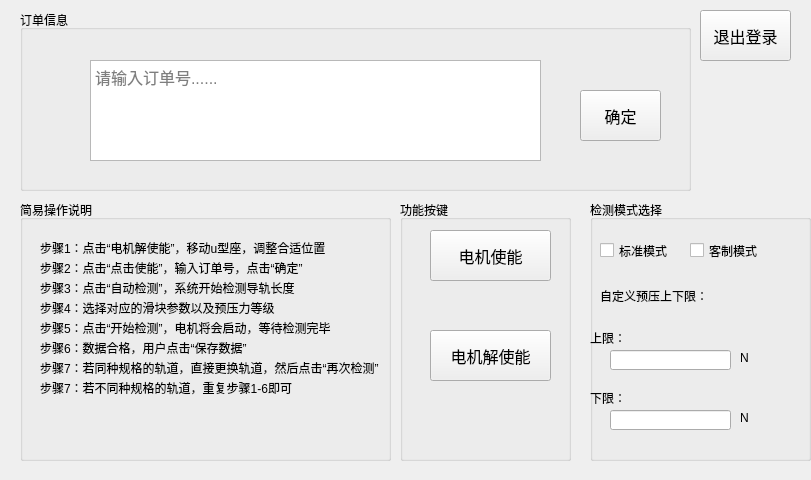
<?xml version="1.0" encoding="UTF-8"?>
<ui version="4.0">
 <class>Form</class>
 <widget class="QWidget" name="Form">
  <property name="geometry">
   <rect>
    <x>0</x>
    <y>0</y>
    <width>811</width>
    <height>480</height>
   </rect>
  </property>
  <property name="windowTitle">
   <string>订单输入界面</string>
  </property>
  <widget class="QPushButton" name="BackToLogButton">
   <property name="geometry">
    <rect>
     <x>700</x>
     <y>10</y>
     <width>91</width>
     <height>51</height>
    </rect>
   </property>
   <property name="font">
    <font>
     <pointsize>12</pointsize>
    </font>
   </property>
   <property name="cursor">
    <cursorShape>ArrowCursor</cursorShape>
   </property>
   <property name="acceptDrops">
    <bool>false</bool>
   </property>
   <property name="autoFillBackground">
    <bool>false</bool>
   </property>
   <property name="styleSheet">
    <string notr="true"/>
   </property>
   <property name="text">
    <string>退出登录</string>
   </property>
  </widget>
  <widget class="QGroupBox" name="groupBox">
   <property name="geometry">
    <rect>
     <x>20</x>
     <y>10</y>
     <width>671</width>
     <height>181</height>
    </rect>
   </property>
   <property name="title">
    <string>订单信息</string>
   </property>
   <widget class="QTextEdit" name="TexiExitDingDan">
    <property name="geometry">
     <rect>
      <x>70</x>
      <y>50</y>
      <width>451</width>
      <height>101</height>
     </rect>
    </property>
    <property name="font">
     <font>
      <pointsize>12</pointsize>
     </font>
    </property>
    <property name="documentTitle">
     <string/>
    </property>
    <property name="placeholderText">
     <string>请输入订单号......</string>
    </property>
   </widget>
   <widget class="QPushButton" name="ButtonDingDan">
    <property name="geometry">
     <rect>
      <x>560</x>
      <y>80</y>
      <width>81</width>
      <height>51</height>
     </rect>
    </property>
    <property name="font">
     <font>
      <pointsize>12</pointsize>
     </font>
    </property>
    <property name="text">
     <string>确定</string>
    </property>
   </widget>
  </widget>
  <widget class="QGroupBox" name="groupBox_2">
   <property name="geometry">
    <rect>
     <x>400</x>
     <y>200</y>
     <width>171</width>
     <height>261</height>
    </rect>
   </property>
   <property name="title">
    <string>功能按键</string>
   </property>
   <widget class="QPushButton" name="btEnable">
    <property name="geometry">
     <rect>
      <x>30</x>
      <y>30</y>
      <width>121</width>
      <height>51</height>
     </rect>
    </property>
    <property name="font">
     <font>
      <pointsize>12</pointsize>
     </font>
    </property>
    <property name="text">
     <string>电机使能</string>
    </property>
   </widget>
   <widget class="QPushButton" name="btDisEnable">
    <property name="geometry">
     <rect>
      <x>30</x>
      <y>130</y>
      <width>121</width>
      <height>51</height>
     </rect>
    </property>
    <property name="font">
     <font>
      <pointsize>12</pointsize>
     </font>
    </property>
    <property name="text">
     <string>电机解使能</string>
    </property>
   </widget>
  </widget>
  <widget class="QGroupBox" name="groupBox_3">
   <property name="geometry">
    <rect>
     <x>20</x>
     <y>200</y>
     <width>371</width>
     <height>261</height>
    </rect>
   </property>
   <property name="title">
    <string>简易操作说明</string>
   </property>
   <widget class="QLabel" name="label">
    <property name="geometry">
     <rect>
      <x>20</x>
      <y>40</y>
      <width>421</width>
      <height>16</height>
     </rect>
    </property>
    <property name="text">
     <string>步骤1：点击“电机解使能”，移动u型座，调整合适位置</string>
    </property>
   </widget>
   <widget class="QLabel" name="label_2">
    <property name="geometry">
     <rect>
      <x>20</x>
      <y>60</y>
      <width>421</width>
      <height>16</height>
     </rect>
    </property>
    <property name="text">
     <string>步骤2：点击“点击使能”，输入订单号，点击“确定”</string>
    </property>
   </widget>
   <widget class="QLabel" name="label_3">
    <property name="geometry">
     <rect>
      <x>20</x>
      <y>80</y>
      <width>421</width>
      <height>16</height>
     </rect>
    </property>
    <property name="text">
     <string>步骤3：点击“自动检测”，系统开始检测导轨长度</string>
    </property>
   </widget>
   <widget class="QLabel" name="label_4">
    <property name="geometry">
     <rect>
      <x>20</x>
      <y>100</y>
      <width>421</width>
      <height>16</height>
     </rect>
    </property>
    <property name="text">
     <string>步骤4：选择对应的滑块参数以及预压力等级</string>
    </property>
   </widget>
   <widget class="QLabel" name="label_5">
    <property name="geometry">
     <rect>
      <x>20</x>
      <y>120</y>
      <width>421</width>
      <height>16</height>
     </rect>
    </property>
    <property name="text">
     <string>步骤5：点击“开始检测”，电机将会启动，等待检测完毕</string>
    </property>
   </widget>
   <widget class="QLabel" name="label_6">
    <property name="geometry">
     <rect>
      <x>20</x>
      <y>140</y>
      <width>421</width>
      <height>16</height>
     </rect>
    </property>
    <property name="text">
     <string>步骤6：数据合格，用户点击“保存数据”</string>
    </property>
   </widget>
   <widget class="QLabel" name="label_7">
    <property name="geometry">
     <rect>
      <x>20</x>
      <y>160</y>
      <width>421</width>
      <height>16</height>
     </rect>
    </property>
    <property name="text">
     <string>步骤7：若同种规格的轨道，直接更换轨道，然后点击“再次检测”</string>
    </property>
   </widget>
   <widget class="QLabel" name="label_8">
    <property name="geometry">
     <rect>
      <x>20</x>
      <y>180</y>
      <width>421</width>
      <height>16</height>
     </rect>
    </property>
    <property name="text">
     <string>步骤7：若不同种规格的轨道，重复步骤1-6即可</string>
    </property>
   </widget>
  </widget>
  <widget class="QGroupBox" name="groupBox_4">
   <property name="enabled">
    <bool>true</bool>
   </property>
   <property name="geometry">
    <rect>
     <x>590</x>
     <y>200</y>
     <width>221</width>
     <height>261</height>
    </rect>
   </property>
   <property name="title">
    <string>检测模式选择</string>
   </property>
   <widget class="QCheckBox" name="cbStandard">
    <property name="enabled">
     <bool>true</bool>
    </property>
    <property name="geometry">
     <rect>
      <x>10</x>
      <y>20</y>
      <width>81</width>
      <height>61</height>
     </rect>
    </property>
    <property name="text">
     <string>标准模式</string>
    </property>
    <property name="tristate">
     <bool>false</bool>
    </property>
   </widget>
   <widget class="QCheckBox" name="cbCustomer">
    <property name="enabled">
     <bool>true</bool>
    </property>
    <property name="geometry">
     <rect>
      <x>100</x>
      <y>20</y>
      <width>81</width>
      <height>61</height>
     </rect>
    </property>
    <property name="text">
     <string>客制模式</string>
    </property>
   </widget>
   <widget class="QLabel" name="lblCustomer">
    <property name="geometry">
     <rect>
      <x>10</x>
      <y>70</y>
      <width>141</width>
      <height>51</height>
     </rect>
    </property>
    <property name="text">
     <string>自定义预压上下限：</string>
    </property>
   </widget>
   <widget class="QLabel" name="lblUperLimt">
    <property name="geometry">
     <rect>
      <x>0</x>
      <y>130</y>
      <width>41</width>
      <height>16</height>
     </rect>
    </property>
    <property name="text">
     <string>上限：</string>
    </property>
   </widget>
   <widget class="QLineEdit" name="txtUpper">
    <property name="geometry">
     <rect>
      <x>20</x>
      <y>150</y>
      <width>121</width>
      <height>20</height>
     </rect>
    </property>
   </widget>
   <widget class="QLineEdit" name="txtLower">
    <property name="geometry">
     <rect>
      <x>20</x>
      <y>210</y>
      <width>121</width>
      <height>20</height>
     </rect>
    </property>
   </widget>
   <widget class="QLabel" name="lblLowerLimt">
    <property name="geometry">
     <rect>
      <x>0</x>
      <y>190</y>
      <width>41</width>
      <height>16</height>
     </rect>
    </property>
    <property name="text">
     <string>下限：</string>
    </property>
   </widget>
   <widget class="QLabel" name="lblForce1">
    <property name="geometry">
     <rect>
      <x>150</x>
      <y>150</y>
      <width>31</width>
      <height>16</height>
     </rect>
    </property>
    <property name="text">
     <string>N</string>
    </property>
   </widget>
   <widget class="QLabel" name="lblForce2">
    <property name="geometry">
     <rect>
      <x>150</x>
      <y>210</y>
      <width>31</width>
      <height>16</height>
     </rect>
    </property>
    <property name="text">
     <string>N</string>
    </property>
   </widget>
  </widget>
 </widget>
 <resources/>
 <connections/>
</ui>
